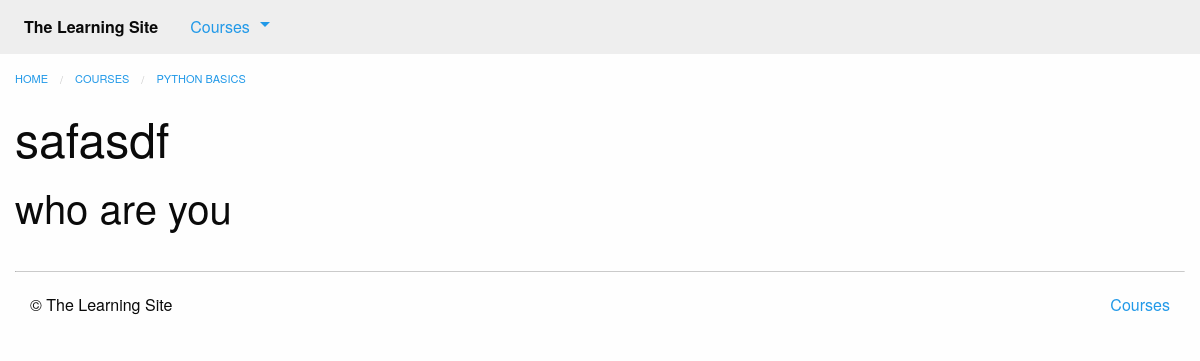
/courses/1/q6/, run on an earlier commit of the app's database.
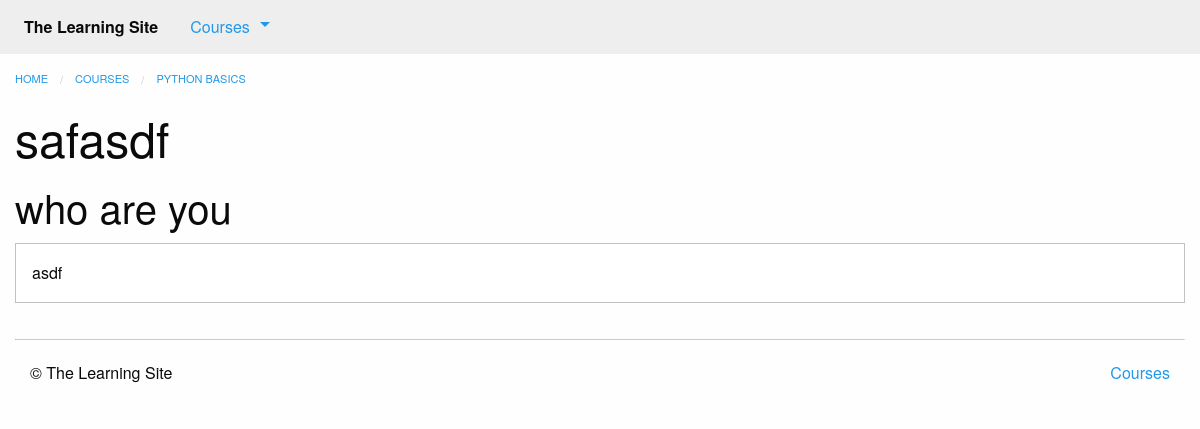
And on a later commit of the database.
### courses/models.py (models this page shows, shortened)
class Question(models.Model):
    quiz = models.ForeignKey(Quiz)
    order = models.IntegerField(default=0)
    prompt = models.TextField()
    class Meta:
        ordering = ['order', ]

class Answer(models.Model):
    question = models.ForeignKey(Question)
    order = models.IntegerField(default=0)
    text = models.CharField(max_length=255)
    correct = models.BooleanField(default=False)
    class Meta:
        ordering = ['order',]

### courses/views.py (the view)
# urls.py: url(r'(?P<course_pk>\d+)/q(?P<step_pk>\d+)/$', views.quiz_detail, name='quiz'),
def quiz_detail(request, course_pk, step_pk):
	step = get_object_or_404(models.Quiz, course_id=course_pk, pk=step_pk)
	return render(request, 'courses/quiz_detail.html', {'step': step})

### courses/templatetags/course_extras.py (called while the page is built)
@register.inclusion_tag('courses/course_nav.html')
def nav_courses_list():
    courses = Course.objects.all()[:5]
    return {'courses': courses}

### courses/templates/courses/quiz_detail.html (shortened to what this page needs)
{% extends "courses/layout.html" %}
{% load course_extras %}
{% block breadcrumbs %}
    <li><a href="{% url 'courses:detail' pk=step.course.pk %}">{{ step.course.title }}</a></li>
{% endblock %}
{% block content %}
    <div class="row columns">
        <article>
            {{ block.super }}
            <h1>{{ step.title }}</h1>
            <ul class="no-bullet">
                {% for question in step.question_set.all %}
                <li>
                    <h2>{{ question.prompt }}</h2>
                    {% for answer in question.answer_set.all %}
                        <div class="callout">{{ answer.text }}</div>
                    {% endfor %}
                </li>
                {% endfor %}
            </ul>
        </article>
    </div>
{% endblock %}

What changed in the data, as far as the page shows it:
added Answer: text "asdf"
